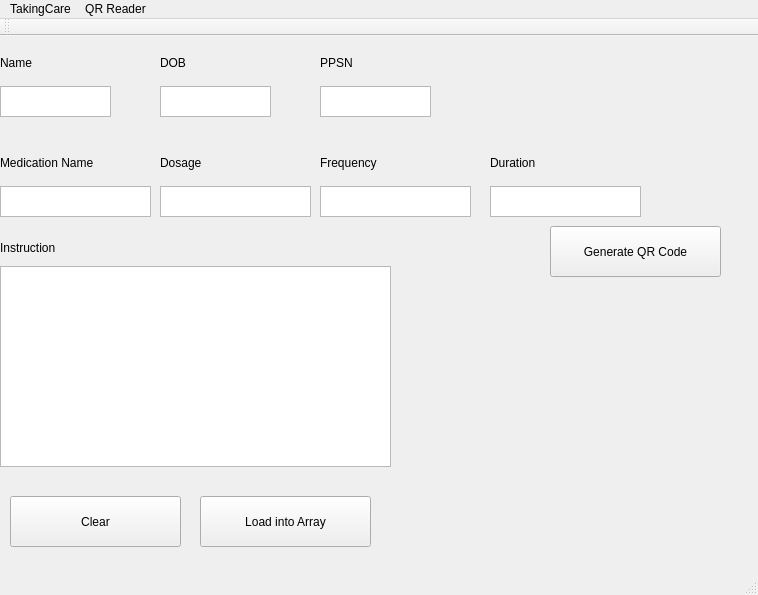
<?xml version="1.0" encoding="UTF-8"?>
<ui version="4.0">
 <class>MainWindow</class>
 <widget class="QMainWindow" name="MainWindow">
  <property name="geometry">
   <rect>
    <x>0</x>
    <y>0</y>
    <width>758</width>
    <height>595</height>
   </rect>
  </property>
  <property name="windowTitle">
   <string>MainWindow</string>
  </property>
  <widget class="QWidget" name="centralWidget">
   <widget class="QPushButton" name="Send">
    <property name="geometry">
     <rect>
      <x>550</x>
      <y>190</y>
      <width>171</width>
      <height>51</height>
     </rect>
    </property>
    <property name="text">
     <string>Generate QR Code</string>
    </property>
   </widget>
   <widget class="QLabel" name="Name">
    <property name="geometry">
     <rect>
      <x>0</x>
      <y>6</y>
      <width>111</width>
      <height>41</height>
     </rect>
    </property>
    <property name="text">
     <string>Name</string>
    </property>
   </widget>
   <widget class="QLabel" name="DOB">
    <property name="geometry">
     <rect>
      <x>160</x>
      <y>6</y>
      <width>111</width>
      <height>41</height>
     </rect>
    </property>
    <property name="text">
     <string>DOB</string>
    </property>
   </widget>
   <widget class="QLabel" name="Medicine">
    <property name="geometry">
     <rect>
      <x>0</x>
      <y>106</y>
      <width>151</width>
      <height>41</height>
     </rect>
    </property>
    <property name="text">
     <string>Medication Name</string>
    </property>
   </widget>
   <widget class="QTextEdit" name="NameTextBox">
    <property name="geometry">
     <rect>
      <x>0</x>
      <y>50</y>
      <width>111</width>
      <height>31</height>
     </rect>
    </property>
   </widget>
   <widget class="QTextEdit" name="DOBTextBOX">
    <property name="geometry">
     <rect>
      <x>160</x>
      <y>50</y>
      <width>111</width>
      <height>31</height>
     </rect>
    </property>
   </widget>
   <widget class="QTextEdit" name="InstructionBox">
    <property name="geometry">
     <rect>
      <x>0</x>
      <y>230</y>
      <width>391</width>
      <height>201</height>
     </rect>
    </property>
   </widget>
   <widget class="QLabel" name="Description">
    <property name="geometry">
     <rect>
      <x>0</x>
      <y>196</y>
      <width>391</width>
      <height>31</height>
     </rect>
    </property>
    <property name="text">
     <string>Instruction</string>
    </property>
   </widget>
   <widget class="QLabel" name="Time">
    <property name="geometry">
     <rect>
      <x>320</x>
      <y>106</y>
      <width>151</width>
      <height>41</height>
     </rect>
    </property>
    <property name="text">
     <string>Frequency </string>
    </property>
   </widget>
   <widget class="QTextEdit" name="DosageBox">
    <property name="geometry">
     <rect>
      <x>160</x>
      <y>150</y>
      <width>151</width>
      <height>31</height>
     </rect>
    </property>
   </widget>
   <widget class="QLabel" name="Medicine_2">
    <property name="geometry">
     <rect>
      <x>160</x>
      <y>106</y>
      <width>141</width>
      <height>41</height>
     </rect>
    </property>
    <property name="text">
     <string>Dosage</string>
    </property>
   </widget>
   <widget class="QTextEdit" name="FrequencyBox">
    <property name="geometry">
     <rect>
      <x>320</x>
      <y>150</y>
      <width>151</width>
      <height>31</height>
     </rect>
    </property>
   </widget>
   <widget class="QLabel" name="DOB_2">
    <property name="geometry">
     <rect>
      <x>320</x>
      <y>6</y>
      <width>111</width>
      <height>41</height>
     </rect>
    </property>
    <property name="text">
     <string>PPSN</string>
    </property>
   </widget>
   <widget class="QTextEdit" name="PPSNBOX">
    <property name="geometry">
     <rect>
      <x>320</x>
      <y>50</y>
      <width>111</width>
      <height>31</height>
     </rect>
    </property>
   </widget>
   <widget class="QLabel" name="qrcodeimage">
    <property name="geometry">
     <rect>
      <x>410</x>
      <y>260</y>
      <width>341</width>
      <height>271</height>
     </rect>
    </property>
    <property name="text">
     <string/>
    </property>
   </widget>
   <widget class="QLabel" name="Duration">
    <property name="geometry">
     <rect>
      <x>490</x>
      <y>106</y>
      <width>151</width>
      <height>41</height>
     </rect>
    </property>
    <property name="text">
     <string>Duration</string>
    </property>
   </widget>
   <widget class="QTextEdit" name="DurationBox">
    <property name="geometry">
     <rect>
      <x>490</x>
      <y>150</y>
      <width>151</width>
      <height>31</height>
     </rect>
    </property>
   </widget>
   <widget class="QTextEdit" name="MedicineTextBox">
    <property name="geometry">
     <rect>
      <x>0</x>
      <y>150</y>
      <width>151</width>
      <height>31</height>
     </rect>
    </property>
   </widget>
   <widget class="QPushButton" name="Load">
    <property name="geometry">
     <rect>
      <x>200</x>
      <y>460</y>
      <width>171</width>
      <height>51</height>
     </rect>
    </property>
    <property name="text">
     <string>Load into Array</string>
    </property>
   </widget>
   <widget class="QPushButton" name="ButtonClear">
    <property name="geometry">
     <rect>
      <x>10</x>
      <y>460</y>
      <width>171</width>
      <height>51</height>
     </rect>
    </property>
    <property name="text">
     <string>Clear</string>
    </property>
   </widget>
  </widget>
  <widget class="QMenuBar" name="menuBar">
   <property name="geometry">
    <rect>
     <x>0</x>
     <y>0</y>
     <width>758</width>
     <height>22</height>
    </rect>
   </property>
   <widget class="QMenu" name="menuCareTaker">
    <property name="title">
     <string>TakingCare</string>
    </property>
   </widget>
   <widget class="QMenu" name="menuQR_Reader">
    <property name="title">
     <string>QR Reader</string>
    </property>
    <addaction name="separator"/>
   </widget>
   <addaction name="menuCareTaker"/>
   <addaction name="menuQR_Reader"/>
  </widget>
  <widget class="QToolBar" name="mainToolBar">
   <attribute name="toolBarArea">
    <enum>TopToolBarArea</enum>
   </attribute>
   <attribute name="toolBarBreak">
    <bool>false</bool>
   </attribute>
  </widget>
  <widget class="QStatusBar" name="statusBar"/>
 </widget>
 <layoutdefault spacing="6" margin="11"/>
 <resources/>
 <connections>
  <connection>
   <sender>Send</sender>
   <signal>clicked()</signal>
   <receiver>InstructionBox</receiver>
   <slot>selectAll()</slot>
   <hints>
    <hint type="sourcelabel">
     <x>617</x>
     <y>239</y>
    </hint>
    <hint type="destinationlabel">
     <x>37</x>
     <y>289</y>
    </hint>
   </hints>
  </connection>
  <connection>
   <sender>Send</sender>
   <signal>clicked(bool)</signal>
   <receiver>DOBTextBOX</receiver>
   <slot>selectAll()</slot>
   <hints>
    <hint type="sourcelabel">
     <x>613</x>
     <y>239</y>
    </hint>
    <hint type="destinationlabel">
     <x>195</x>
     <y>119</y>
    </hint>
   </hints>
  </connection>
  <connection>
   <sender>Send</sender>
   <signal>clicked(bool)</signal>
   <receiver>NameTextBox</receiver>
   <slot>selectAll()</slot>
   <hints>
    <hint type="sourcelabel">
     <x>576</x>
     <y>239</y>
    </hint>
    <hint type="destinationlabel">
     <x>90</x>
     <y>92</y>
    </hint>
   </hints>
  </connection>
  <connection>
   <sender>ButtonClear</sender>
   <signal>clicked()</signal>
   <receiver>MainWindow</receiver>
   <slot>ButtonClear()</slot>
   <hints>
    <hint type="sourcelabel">
     <x>114</x>
     <y>524</y>
    </hint>
    <hint type="destinationlabel">
     <x>127</x>
     <y>482</y>
    </hint>
   </hints>
  </connection>
 </connections>
 <slots>
  <slot>ButtonClicked()</slot>
  <slot>ButtonClear()</slot>
 </slots>
</ui>
